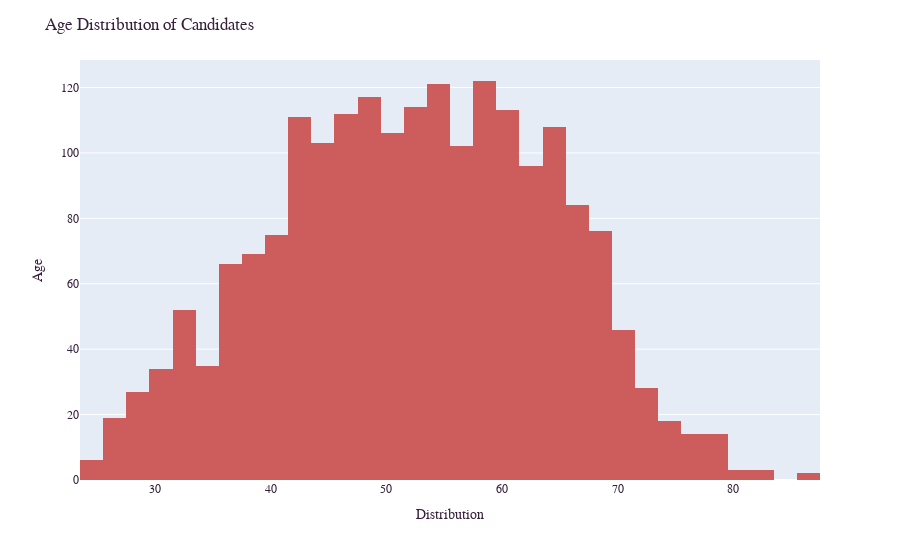

Notebook code for this chart:
### Markdown cell above
### 6.4 Age Distribution Of Candidates

### Code cell
# Visualize the age distribution of candidates
age_distribution_fig = px.histogram(df_NOTA, 
                                    x="AGE",
                                    color_discrete_sequence=['indianred'])
age_distribution_fig.update_layout(title_text='Age Distribution of Candidates',
                                   xaxis_title="Distribution",
                                   yaxis_title="Age")
age_distribution_fig.update_layout(font_family="Courier New",
                                   font_color="#351f39",
                                   title_font_family="Courier New",
                                   title_font_color="#351f39")
age_distribution_fig.show()

### Figure 1 — Plotly figure (JSON) as saved in the notebook; plotly's stock layout.template omitted (floating-point values rounded to 4 significant figures; data arrays with more than 128 entries replaced by an {"elided": "..."} marker saying what was removed)
{"data": [{"alignmentgroup": "True", "bingroup": "x", "hovertemplate": "AGE=%{x}<br>count=%{y}<extra></extra>", "legendgroup": "", "marker": {"color": "indianred"}, "name": "", "offsetgroup": "", "orientation": "v", "showlegend": false, "type": "histogram", "x": {"elided": "1996 int values"}, "xaxis": "x", "yaxis": "y"}], "layout": {"barmode": "relative", "font": {"color": "#351f39", "family": "Courier New"}, "legend": {"tracegroupgap": 0}, "margin": {"t": 60}, "title": {"font": {"color": "#351f39", "family": "Courier New"}, "text": "Age Distribution of Candidates"}, "xaxis": {"anchor": "y", "domain": [0, 1], "title": {"text": "Distribution"}}, "yaxis": {"anchor": "x", "domain": [0, 1], "title": {"text": "Age"}}}}
